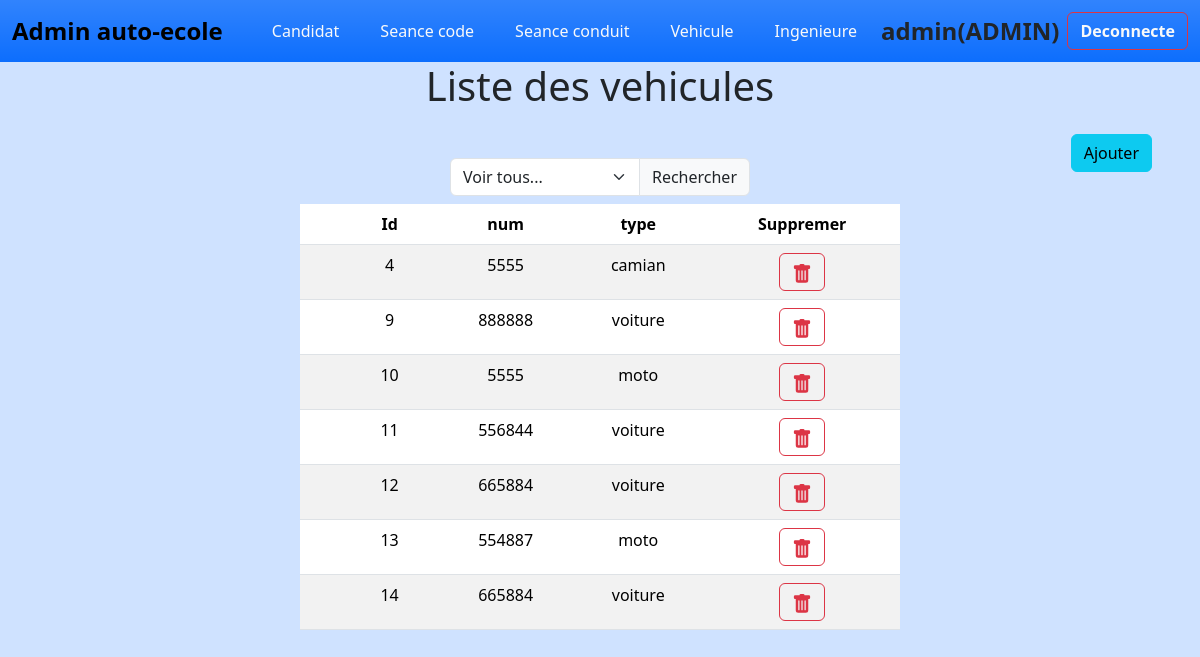
Page /views/vehicules (signed in) on the committed database.
### tables this page shows
CREATE TABLE `vehicules` (
  `id` int(11) NOT NULL,
  `num` varchar(30) NOT NULL DEFAULT '',
  `type` varchar(30) NOT NULL DEFAULT ''
);

### controleur/model.php (called while the page is built, shortened)
<?php
    abstract class Model {
        function __construct(){
            $this->pdo =new PDO('mysql:host=localhost;dbname=auto_ecole','root','');
        }
    }
?>

### controleur/vehicule.php (called while the page is built, shortened)
<?php
include_once("model.php");
class vehicule_cont extends model{
 function liste(){
    $query = "select * from vehicules";
    $res=$this->pdo->prepare($query);
    $res->execute();
    return $res;
 }
}?>

### views/vehicules/index.php (the view, shortened to what this page needs)
<?php include_once("../navbar.php");
$access= ($_SESSION['role'] !== 'admin') ? 'style="pointer-events: none; opacity: 0.7;"' : '';
?>
    <h1 class="text-center text-secondry"> Liste des vehicules </h1>
      <div class="position-relative w-100">
            <a <?php echo $access ;?> href="ajouter.php" class="btn btn-info position-absolute top-0 end-0 mt-3 me-5">Ajouter</a>
        </div>
        <form class="input-group w-25 m-auto mt-5" method="post">
          <select name="type" class="form-select" id="inputGroupSelect04" aria-label="Example select with button addon">
            <option selected value="0">Voir tous...</option>
          </select>
          <button class="input-group-text" type="submit">Rechercher</button>
        </form>
        <?php
    include_once("../../controleur/vehicule.php");
    $cl=new vehicule_cont();
    $can=$cl->liste();
    if(isset($_POST['type'])){
      $t=$_POST['type'];
      if($t!='0') {
        $can=$cl->gets_type($t);
        echo '<div class="w-50 m-auto fw-bold mt-2 fs-4 text-primary">Resultat de rechercher : "'.$t.'"</div>';
      }
    }
    else{
      $can=$cl->liste();
    }
    if($can->rowCount()>0){
    echo '<table class="table table-striped mt-2 w-50  m-auto text-center">
  <thead class="bg-info bg-gradient">
    <tr>
      <th scope="col" class="ps-5">Id</th>
      <th scope="col">num</th>
      <th scope="col">type</th>
      <th scope="col">Suppremer</th>
    </tr>
  </thead>
  <tbody>';
        foreach ($can as $c):
            echo '<tr>
                <td scope="col" class="ps-5">'.$c['id'].'</td>
                <td>'.$c['num'].'</td>
                <td>'.$c['type'].'</td>
                <td><a '. $access.' class="btn btn-outline-danger" href="suppremer.php?id='.$c['id'].'"><svg xmlns="http://www.w3.org/2000/svg" width="20" height="20" fill="currentColor" class="bi bi-trash-fill" viewBox="0 0 16 16">
                <path d="M2.5 1a1 1 0 0 0-1 1v1a1 1 0 0 0 1 1H3v9a2 2 0 0 0 2 2h6a2 2 0 0 0 2-2V4h.5a1 1 0 0 0 1-1V2a1 1 0 0 0-1-1H10a1 1 0 0 0-1-1H7a1 1 0 0 0-1 1zm3 4a.5.5 0 0 1 .5.5v7a.5.5 0 0 1-1 0v-7a.5.5 0 0 1 .5-.5M8 5a.5.5 0 0 1 .5.5v7a.5.5 0 0 1-1 0v-7A.5.5 0 0 1 8 5m3 .5v7a.5.5 0 0 1-1 0v-7a.5.5 0 0 1 1 0"/>
              </svg></a></td>
            </tr>';
        endforeach;
    }else{
        echo '<div class="alert alert-info mt-5 w-50 m-auto text-center" role="alert">Aucune vehicule ajouter!</div>';
    }
    ?>
  </tbody>
</table>

### static/style.css (style rules this page uses)
* { padding: 0; margin: 0; box-sizing: border-box; }
thead { background-color: aqua; }

### rows in the picture
vehicules: id "4", num "5555", type "camian"
vehicules: id "9", num "888888", type "voiture"
vehicules: id "10", num "5555", type "moto"
vehicules: id "11", num "556844", type "voiture"
vehicules: id "12", num "665884", type "voiture"
vehicules: id "13", num "554887", type "moto"
vehicules: id "14", num "665884", type "voiture"

### other values in the picture
$_SESSION['username'] "admin"
$_SESSION['role'] "ADMIN"
